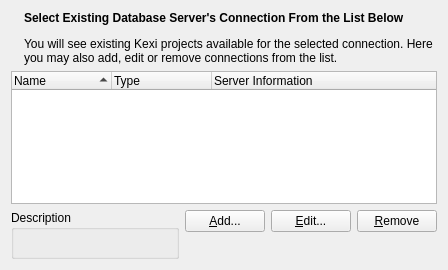
<?xml version="1.0" encoding="UTF-8"?>
<ui version="4.0">
 <class>KexiConnectionSelector</class>
 <widget class="QWidget" name="KexiConnectionSelector">
  <property name="geometry">
   <rect>
    <x>0</x>
    <y>0</y>
    <width>448</width>
    <height>270</height>
   </rect>
  </property>
  <property name="sizePolicy">
   <sizepolicy hsizetype="Preferred" vsizetype="Preferred">
    <horstretch>0</horstretch>
    <verstretch>0</verstretch>
   </sizepolicy>
  </property>
  <layout class="QGridLayout">
   <item row="0" column="0">
    <widget class="QLabel" name="lblIcon">
     <property name="sizePolicy">
      <sizepolicy hsizetype="Fixed" vsizetype="Preferred">
       <horstretch>0</horstretch>
       <verstretch>0</verstretch>
      </sizepolicy>
     </property>
     <property name="text">
      <string/>
     </property>
     <property name="alignment">
      <set>Qt::AlignTop</set>
     </property>
     <property name="wordWrap">
      <bool>false</bool>
     </property>
    </widget>
   </item>
   <item row="0" column="1" colspan="4">
    <widget class="QLabel" name="label">
     <property name="sizePolicy">
      <sizepolicy hsizetype="Preferred" vsizetype="Fixed">
       <horstretch>0</horstretch>
       <verstretch>0</verstretch>
      </sizepolicy>
     </property>
     <property name="text">
      <string>&lt;b&gt;Select Existing Database Server's Connection From the List Below&lt;/b&gt;
&lt;p&gt;You will see existing Kexi projects available for the selected connection. Here you may also add, edit or remove connections from the list.
</string>
     </property>
     <property name="alignment">
      <set>Qt::AlignTop</set>
     </property>
     <property name="wordWrap">
      <bool>true</bool>
     </property>
     <property name="buddy">
      <cstring>list</cstring>
     </property>
    </widget>
   </item>
   <item row="1" column="0" colspan="5">
    <widget class="QTreeWidget" name="list">
     <property name="sizePolicy">
      <sizepolicy hsizetype="Preferred" vsizetype="MinimumExpanding">
       <horstretch>0</horstretch>
       <verstretch>0</verstretch>
      </sizepolicy>
     </property>
     <property name="minimumSize">
      <size>
       <width>0</width>
       <height>60</height>
      </size>
     </property>
     <property name="alternatingRowColors">
      <bool>true</bool>
     </property>
     <property name="rootIsDecorated">
      <bool>false</bool>
     </property>
     <property name="sortingEnabled">
      <bool>true</bool>
     </property>
     <property name="allColumnsShowFocus">
      <bool>true</bool>
     </property>
     <attribute name="headerShowSortIndicator" stdset="0">
      <bool>true</bool>
     </attribute>
     <column>
      <property name="text">
       <string>Name</string>
      </property>
     </column>
     <column>
      <property name="text">
       <string>Type</string>
      </property>
     </column>
     <column>
      <property name="text">
       <string>Server Information</string>
      </property>
     </column>
    </widget>
   </item>
   <item row="2" column="0" rowspan="2" colspan="2">
    <widget class="QGroupBox" name="descGroupBox">
     <property name="sizePolicy">
      <sizepolicy hsizetype="MinimumExpanding" vsizetype="Preferred">
       <horstretch>0</horstretch>
       <verstretch>0</verstretch>
      </sizepolicy>
     </property>
     <property name="title">
      <string>Description</string>
     </property>
     <layout class="QGridLayout">
      <property name="margin">
       <number>6</number>
      </property>
      <item row="0" column="0">
       <widget class="QLabel" name="descriptionLabel">
        <property name="focusPolicy">
         <enum>Qt::StrongFocus</enum>
        </property>
        <property name="alignment">
         <set>Qt::AlignLeading|Qt::AlignLeft|Qt::AlignTop</set>
        </property>
        <property name="wordWrap">
         <bool>true</bool>
        </property>
        <property name="openExternalLinks">
         <bool>true</bool>
        </property>
        <property name="textInteractionFlags">
         <set>Qt::LinksAccessibleByKeyboard|Qt::LinksAccessibleByMouse|Qt::TextBrowserInteraction|Qt::TextSelectableByKeyboard|Qt::TextSelectableByMouse</set>
        </property>
       </widget>
      </item>
     </layout>
    </widget>
   </item>
   <item row="2" column="2">
    <widget class="QPushButton" name="btn_add">
     <property name="sizePolicy">
      <sizepolicy hsizetype="Fixed" vsizetype="Fixed">
       <horstretch>0</horstretch>
       <verstretch>0</verstretch>
      </sizepolicy>
     </property>
     <property name="text">
      <string>&amp;Add...</string>
     </property>
    </widget>
   </item>
   <item row="2" column="3">
    <widget class="QPushButton" name="btn_edit">
     <property name="sizePolicy">
      <sizepolicy hsizetype="Fixed" vsizetype="Fixed">
       <horstretch>0</horstretch>
       <verstretch>0</verstretch>
      </sizepolicy>
     </property>
     <property name="text">
      <string>&amp;Edit...</string>
     </property>
    </widget>
   </item>
   <item row="2" column="4">
    <widget class="QPushButton" name="btn_remove">
     <property name="sizePolicy">
      <sizepolicy hsizetype="Fixed" vsizetype="Fixed">
       <horstretch>0</horstretch>
       <verstretch>0</verstretch>
      </sizepolicy>
     </property>
     <property name="text">
      <string>&amp;Remove</string>
     </property>
    </widget>
   </item>
   <item row="3" column="3">
    <spacer>
     <property name="orientation">
      <enum>Qt::Vertical</enum>
     </property>
     <property name="sizeType">
      <enum>QSizePolicy::Preferred</enum>
     </property>
     <property name="sizeHint" stdset="0">
      <size>
       <width>20</width>
       <height>41</height>
      </size>
     </property>
    </spacer>
   </item>
  </layout>
 </widget>
 <layoutdefault spacing="6" margin="11"/>
 <tabstops>
  <tabstop>list</tabstop>
  <tabstop>btn_add</tabstop>
  <tabstop>btn_edit</tabstop>
  <tabstop>btn_remove</tabstop>
 </tabstops>
 <resources/>
 <connections/>
</ui>
